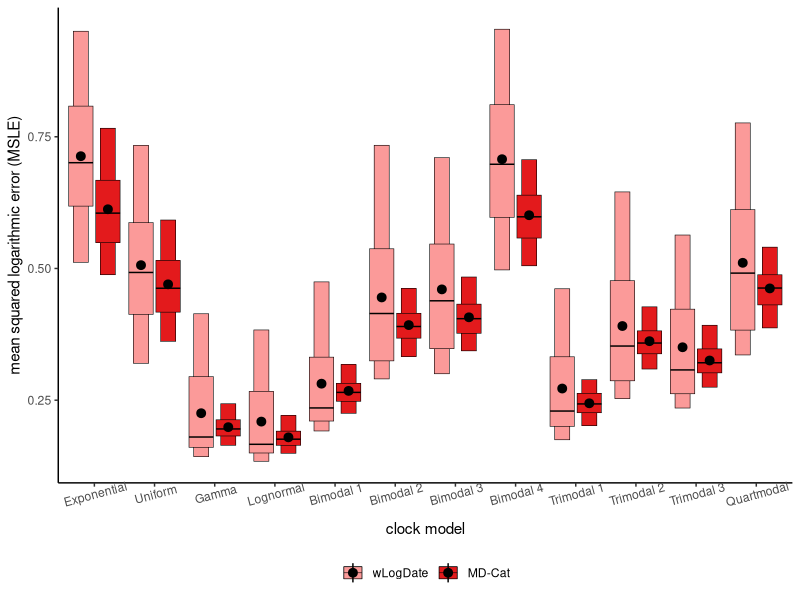
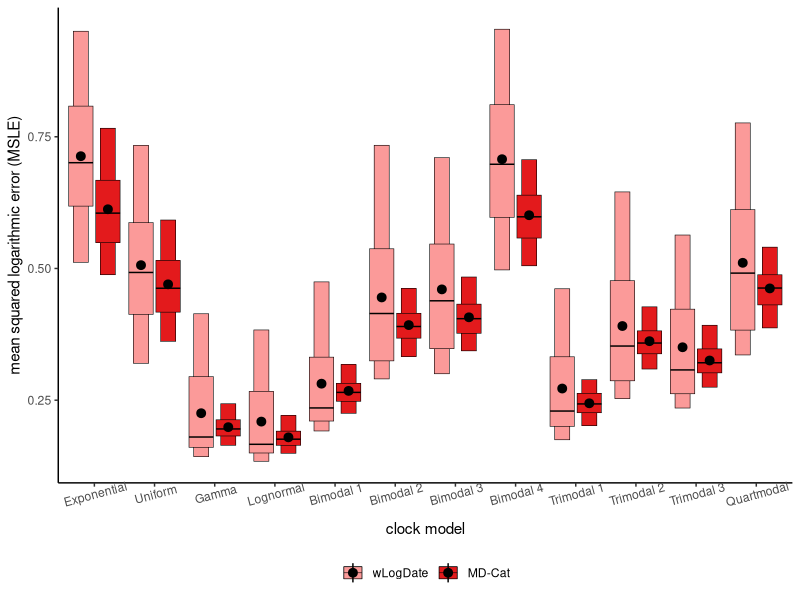

Write the R code that produced these figures, in order.
require(ggplot2)

d = read.table("mutation_rates.txt",header=T)
d$method = factor(d$method,levels = c("wLogDate","MD-Cat"))

d$treeModel = factor(d$treeModel,levels=c("D995_11_10","D995_3_25","D750_11_10","D750_3_25"), 
                     labels = c("M1","M2","M3","M4"))
d$clockModel = factor(d$clockModel,levels = c("exp","unif","gamma","lognorm",
                                              "clock4","clock3","clock1","clock2",
                                              "trilnormcave","trilnormvex","trilnorm","quartlnorm"),
                      labels = c("Exponential","Uniform","Gamma","Lognormal",
                                 "Bimodal 1","Bimodal 2","Bimodal 3","Bimodal 4",
                                 "Trimodal 1","Trimodal 2","Trimodal 3","Quartmodal"))

quantiles_95 <- function(x) {
  r <- quantile(x, probs=c(0.05, 0.5, 0.95))
  names(r) <- c("ymin", "y", "ymax")
  r
}
quantiles_75 <- function(x) {
  r <- quantile(x, probs=c(0.25, 0.5, 0.75))
  names(r) <- c("ymin", "y", "ymax")
  r
}

ggplot(d[d$method != "Bstrict",],aes(x=clockModel,y=log10(exp(1))*error,fill=method)) + 
  stat_summary(position=position_dodge(width=0.9),width=.5,
               fun.data = quantiles_95,geom="crossbar",size=0.2) +
  stat_summary(position=position_dodge2(width=0.75),
               fun.data = quantiles_75,geom="crossbar",size=0.2) +
  stat_summary(position=position_dodge2(width = 0.9)) +
  xlab("clock model") + ylab("mean squared logarithmic error (MSLE)") + 
  scale_fill_manual(values = RColorBrewer::brewer.pal(7,'Paired')[c(5:6)]) +
  #scale_fill_brewer(palette = "Dark2") + 
  theme_classic() + 
  theme(legend.title=element_blank(),legend.position = "bottom",axis.text.x = element_text(angle = 15))
ggsave("mus_HIV_sim.pdf",width=6,height=4)
  
  
  
  


